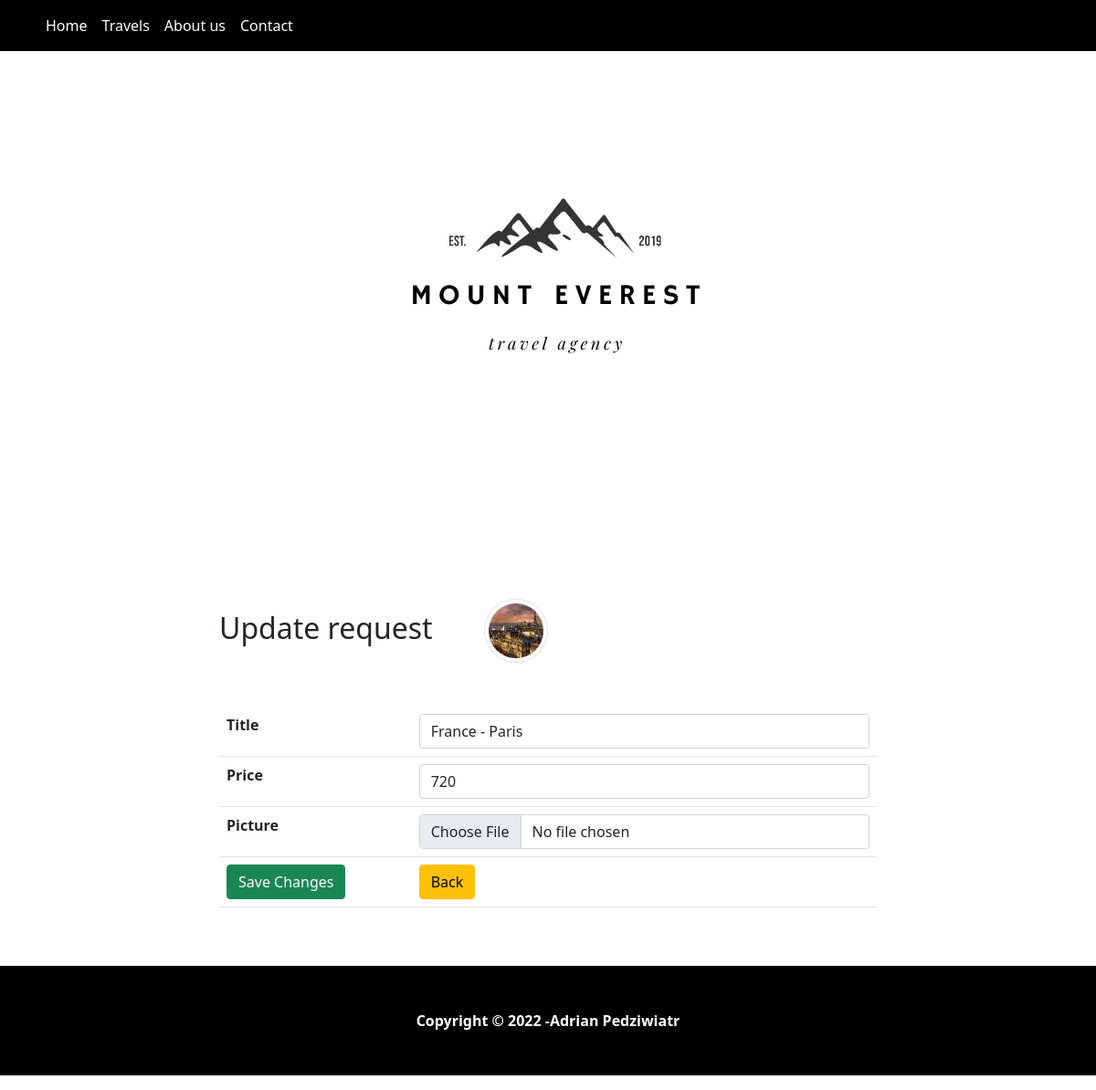
Page /update.php?id=4 on the committed database.
### tables this page shows
CREATE TABLE `places` (
  `id` int(11) NOT NULL,
  `locationName` varchar(255) NOT NULL,
  `price` int(11) NOT NULL,
  `description` varchar(500) NOT NULL,
  `longitude` decimal(10,8) NOT NULL,
  `latitude` decimal(11,8) NOT NULL,
  `picture` varchar(255) NOT NULL
);

### update.php (the view, shortened to what this page needs)
<?php
require_once 'actions/db_connect.php';
if ($_GET['id']) {
    $id = $_GET['id'];
    $sql = "SELECT * FROM places WHERE id = {$id}";
    $result = mysqli_query($connect, $sql);
    if (mysqli_num_rows($result) == 1) {
        $data = mysqli_fetch_assoc($result);
        $locationName = $data['locationName'];
        $price = $data['price'];
        $picture = $data['picture'];
    } else {
        header("location: error.php");
    }
} else {
    header("location: error.php");
}
?>
<!DOCTYPE html>
<html>
    <head>
        <?php require_once 'components/boot.php'?>
        <link rel="stylesheet" href="style/style.css">
    </head>
    <body>
    <nav class="navbar navbar-expand-lg navbar-danger bg-black">
  <div class="container-fluid">
      <div class="container">
    <div class="collapse navbar-collapse" id="navbarSupportedContent">
      <ul class="navbar-nav me-auto mb-2 mb-lg-0">
        <li class="nav-item">
          <a class="nav-link text-white active" aria-current="page" href="index.php">Home</a>
        </li>
        <li class="nav-item">
          <a class="nav-link text-white active" aria-current="page" href="#">Travels</a>
        </li>
        <li class="nav-item">
          <a class="nav-link text-white active" aria-current="page" href="#">About us</a>
        </li>
        <li class="nav-item">
          <a class="nav-link text-white active" aria-current="page" href="#">Contact</a>
        </li>
    </div>
      </div>
  </div>
</nav>
    <div class="text-center">
        <img src="pictures/logo.png" alt="logo">
    </div>
        <fieldset>
            <legend class='h2 mb-5'>Update request <img class='ms-5 img-thumbnail rounded-circle' src='pictures/<?php echo $picture ?>' alt="<?php echo $locationName ?>"></legend>
            <form action="actions/a_update.php"  method="post" enctype="multipart/form-data">
                <table class="table">
                    <tr>
                        <th>Title</th>
                        <td><input class="form-control" type="text"  name="locationName" placeholder ="Product Name" value="<?php echo $locationName ?>"  /></td>
                    </tr>
                    <tr>
                        <th>Price</th>
                        <td><input class="form-control" type= "number" name="price" step="any"  placeholder="Price" value ="<?php echo $price ?>" /></td>
                    </tr>
                    <tr>
                        <th>Picture</th>
                        <td><input class="form-control" type="file" name= "picture" /></td>
                    </tr>
                    <tr>
                        <td><button class="btn btn-success" type= "submit">Save Changes</button></td>
                        <td><a href= "index.php"><button class="btn btn-warning" type="button">Back</button></a></td>
                    </tr>
                </table>
            </form>
        </fieldset>
        <div class="bg-black mt-5">
                <p class="text-center p-5 text-white"><b>Copyright &copy; 2022 -Adrian Pedziwiatr</b></p>
            </div>
    </body>
</html>

### style/style.css (style rules this page uses)
html, body { margin: auto 0; padding: 0; }

### update.php (style rules this page uses)
fieldset { margin: auto; margin-top: 100px; width: 60% ; }
.img-thumbnail { width: 70px !important; height: 70px !important; }

### rows in the picture
places: picture (picture), locationName "France - Paris", price "720"
